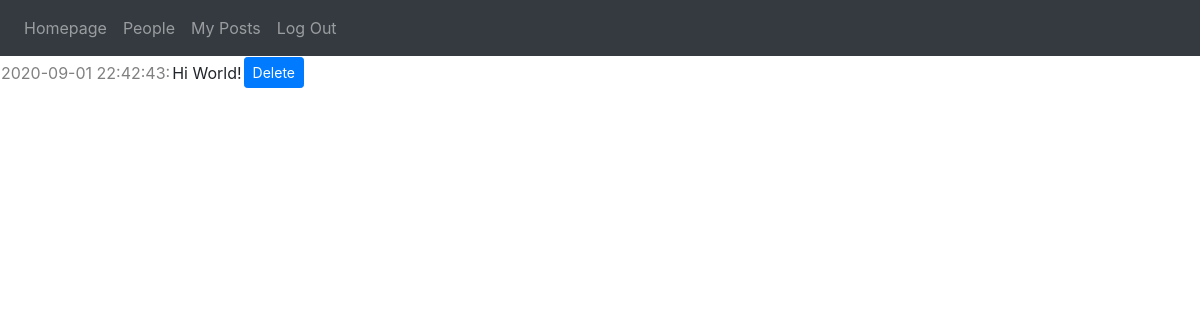
The page /myPosts (signed in) on the database as committed earlier.
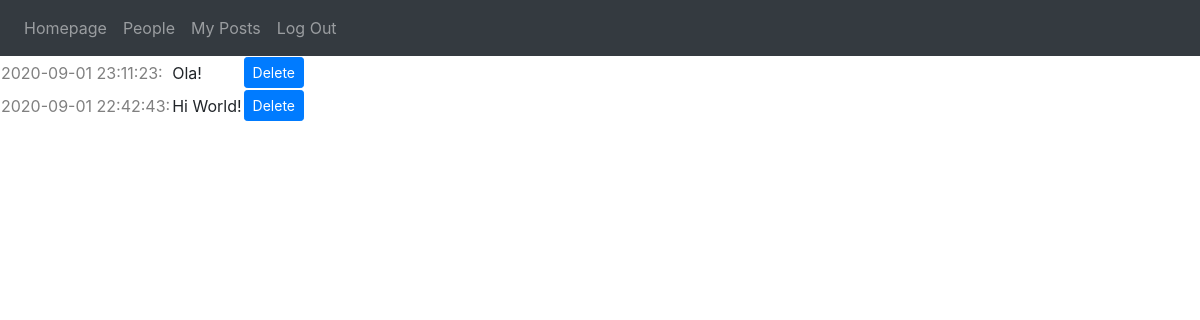
The same page on the database as committed later.
### tables this page shows
CREATE TABLE posts (
		id INTEGER PRIMARY KEY AUTOINCREMENT NOT NULL,
		name TEXT NOT NULL,
		content TEXT NOT NULL,
		posted DATETIME NOT NULL DEFAULT CURRENT_TIMESTAMP
);

### application.py (the view)
@app.route("/myPosts")
def myPosts():
    posts = getMyPosts()
    posts.reverse()
    return render_template("myPosts.html", posts=posts)

### models.py (called while the page is built)
def initialise(option, connection=False):
    con = sql.connect(path.join(ROOT, "socialMedia.db"))
    if option == 2:
        con.row_factory = sql.Row
        cur = con.cursor()
        if connection == False:
            return cur
        else:
            return cur, con
    else:
        cur = con.cursor()
        if option == 1:
            if connection == False:
                return cur
            else:
                return cur, con
        user_id = session["user_id"]
        if connection == False:
            return cur, user_id
        else:
            return cur, user_id, con

def getMyPosts():
    cur, user_id = initialise(3)
    cur.execute("SELECT username FROM users WHERE id = ?", [user_id])
    name = cur.fetchall()[0][0]
    cur.execute("SELECT * FROM posts WHERE name = ?", [name])
    posts = cur.fetchall()
    return posts

### templates/myPosts.html (shortened to what this page needs)
{% extends "layout.html" %}
{% block main %}
    <table>
        {% for post in posts %}
            <tr>
                <td class = "datetime">{{ post[3] }}:</td>
                <td>{{ post[2] }}</td>
                <td><a class="btn btn-primary btn-sm" href="{{ url_for('delete', post_id=post[0]) }}">Delete</a></td>
            </tr>
        {% endfor %}
    </table>
{% endblock %}

Rows that differ between the two databases and show on the page:
added posts: posted "2020-09-01 23:11:23", content "Ola!"
